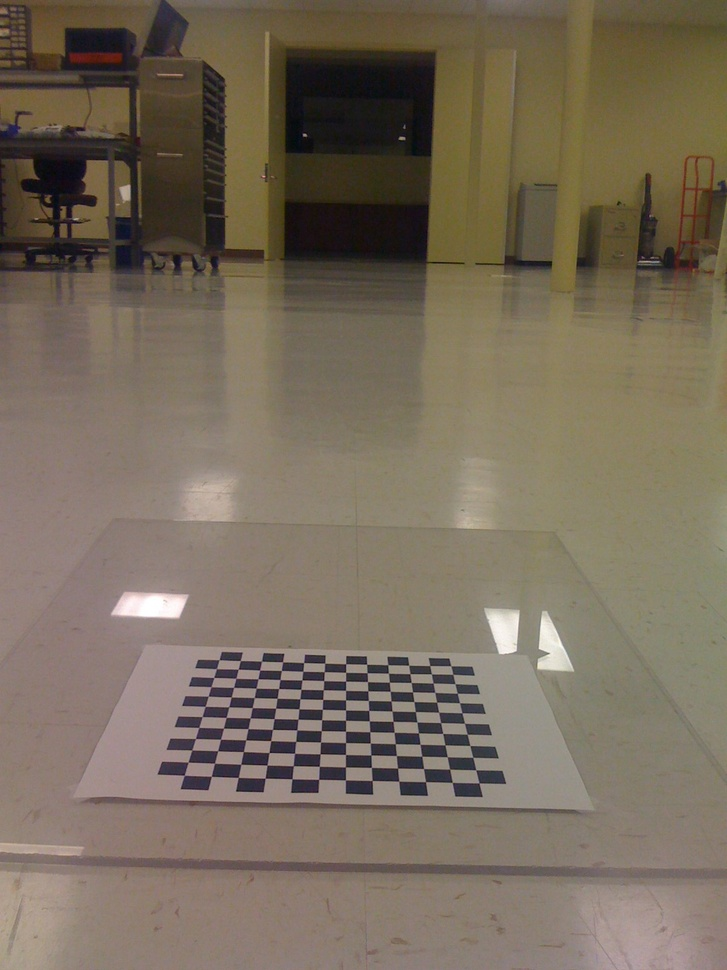
//> input picture Learning.OpenCV/birdseye/IMG_0214.jpg, 727 x 970 px, shrunk from 1200 x 1600 before the run
$ ./guidedFilter ../../../../Learning.OpenCV/birdseye/IMG_0214.jpg ../../../../Learning.OpenCV/birdseye/IMG_0215.jpg   (built with g++ and OpenCV 4)
//> lines starting //> are read from the running program, lines starting //| are printed output that depends on the picture
#include<opencv2/core/core.hpp>
#include<opencv2/highgui/highgui.hpp>
#include<opencv2/imgproc/imgproc.hpp>
using namespace cv;
//导向滤波
Mat guidedFilter(Mat I, Mat p, int r, float eps)
{
	//输入图像的宽高
	int rows = I.rows;
	int cols = I.cols;
	//均值平滑
	Mat mean_I, mean_p;
	boxFilter(I, mean_I,CV_64FC1 ,Size(2 * r + 1, 2 * r + 1), Point(-1, -1));
	boxFilter(p, mean_p, CV_64FC1,Size(2 * r + 1, 2 * r + 1), Point(-1, -1));
	// I.*p 的均值平滑
	Mat Ip = I.mul(p);
	Mat mean_Ip;
	boxFilter(Ip, mean_Ip, CV_64FC1,Size(2 * r + 1, 2 * r + 1), Point(-1, -1));
	//协方差
	Mat cov_Ip = mean_Ip - mean_I.mul(mean_p);
	// I.*I 的均值平滑
	Mat mean_II;
	boxFilter(I.mul(I), mean_II, CV_64FC1, Size(2 * r + 1, 2 * r + 1), Point(-1, -1));
	// 方差
	Mat var_I = mean_II - mean_I.mul(mean_I);
	Mat a = cov_Ip / (var_I + eps);
	Mat b = mean_p - a.mul(mean_I);
	// 对 a 和 b 进行均值平滑
	Mat mean_a, mean_b;
	boxFilter(a, mean_a, CV_64FC1, Size(2 * r + 1, 2 * r + 1), Point(-1, -1));
	boxFilter(b, mean_b, CV_64FC1, Size(2 * r + 1, 2 * r + 1), Point(-1, -1));
	Mat q = mean_a.mul(I) + mean_b;
	return q;
}
int main(int argc, char*argv[])
{
	//输入图像
	Mat I = imread(argv[1], CV_LOAD_IMAGE_GRAYSCALE);
//> I: 970 rows x 727 cols, CV_8UC1; min 2, max 255, mean 109.9
	Mat p = imread(argv[2], CV_LOAD_IMAGE_GRAYSCALE);
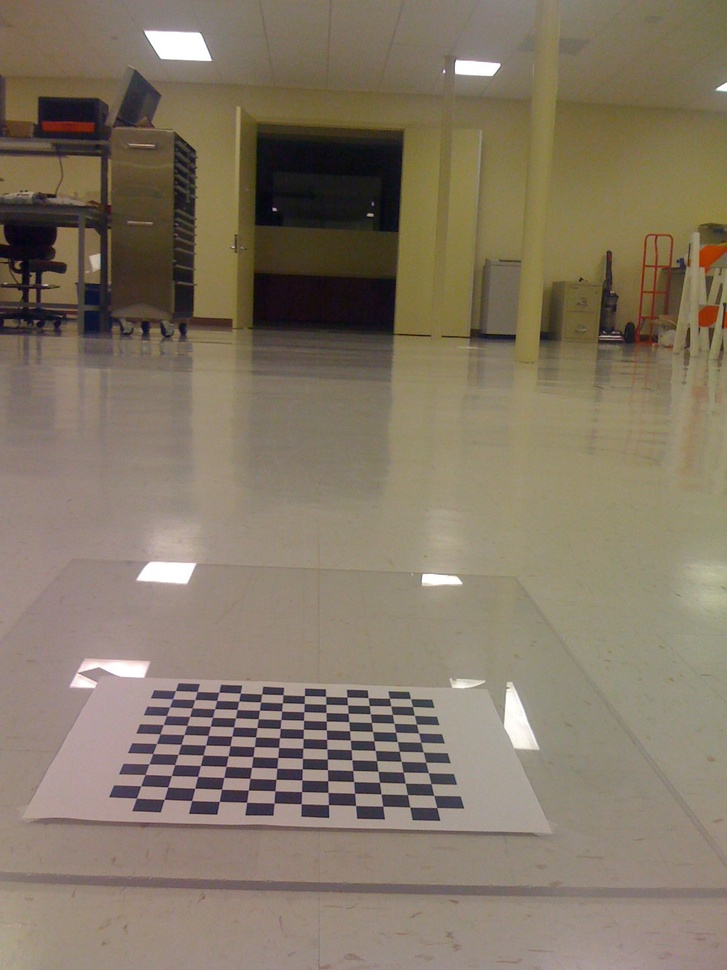
//> input picture Learning.OpenCV/birdseye/IMG_0215.jpg, 727 x 970 px, shrunk from 1200 x 1600 before the run
//> p: 970 rows x 727 cols, CV_8UC1; min 2, max 255, mean 120.6
	if (!I.data ||!p.data)
		return - 1;
	//显示原图
	imshow("I", I);
	imwrite("I.jpg", I);
	//图像归一化
	Mat fI,fp;
	I.convertTo(fI, CV_64FC1, 1.0 / 255);
	p.convertTo(fp, CV_64FC1, 1.0 / 255);
	//导向滤波
	//图像平滑
	Mat q = guidedFilter(fI, fp, 17, 0.1);
//> in guidedFilter, `boxFilter(p, mean_p, CV_64FC1,Size(2 * r + 1, 2 * r + 1), Point(-1, -1..`:
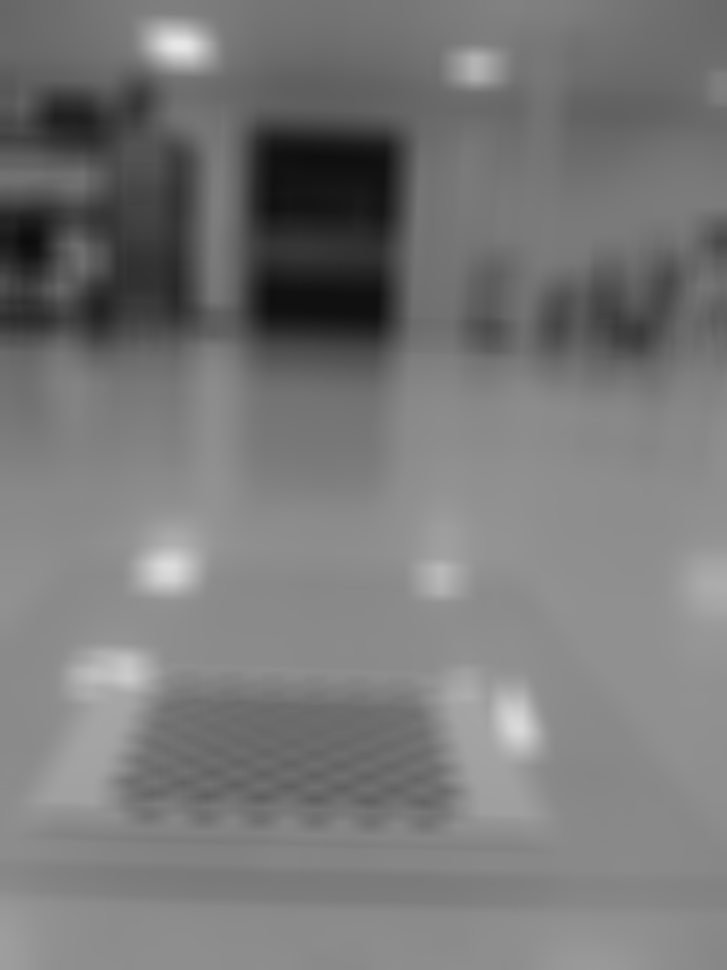
//> mean_p: 970 rows x 727 cols, CV_64FC1; min 0.0499, max 0.907, mean 0.473
//> in guidedFilter, `boxFilter(I.mul(I), mean_II, CV_64FC1, Size(2 * r + 1, 2 * r + 1), Poi..`:
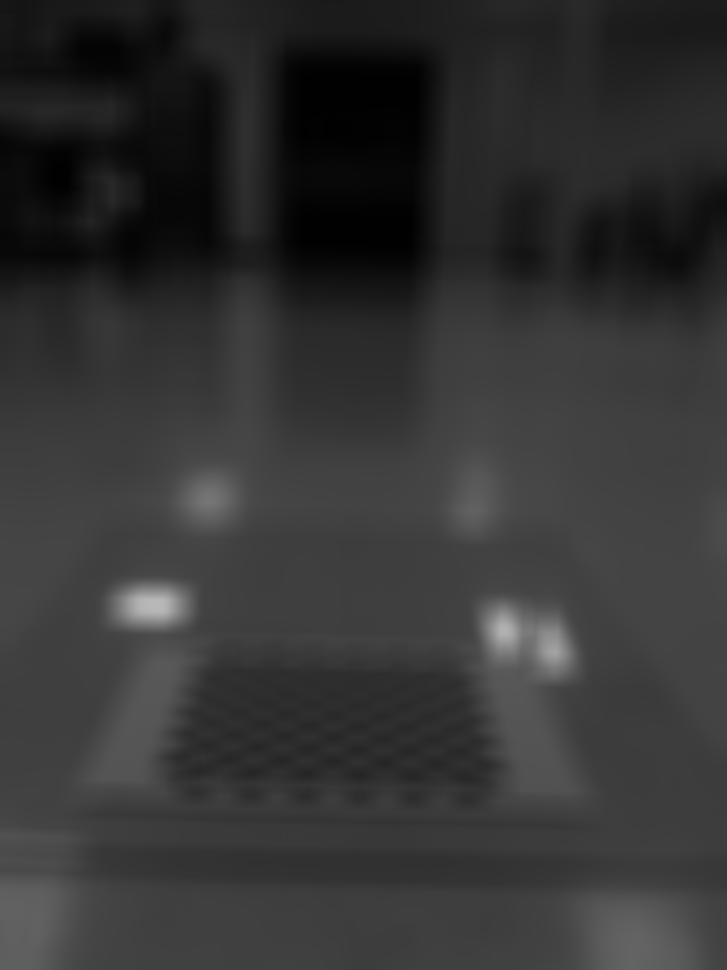
//> mean_II: 970 rows x 727 cols, CV_64FC1; min 0.00345, max 0.726, mean 0.204
//> in guidedFilter, `Mat var_I = mean_II - mean_I.mul(mean_I);`:
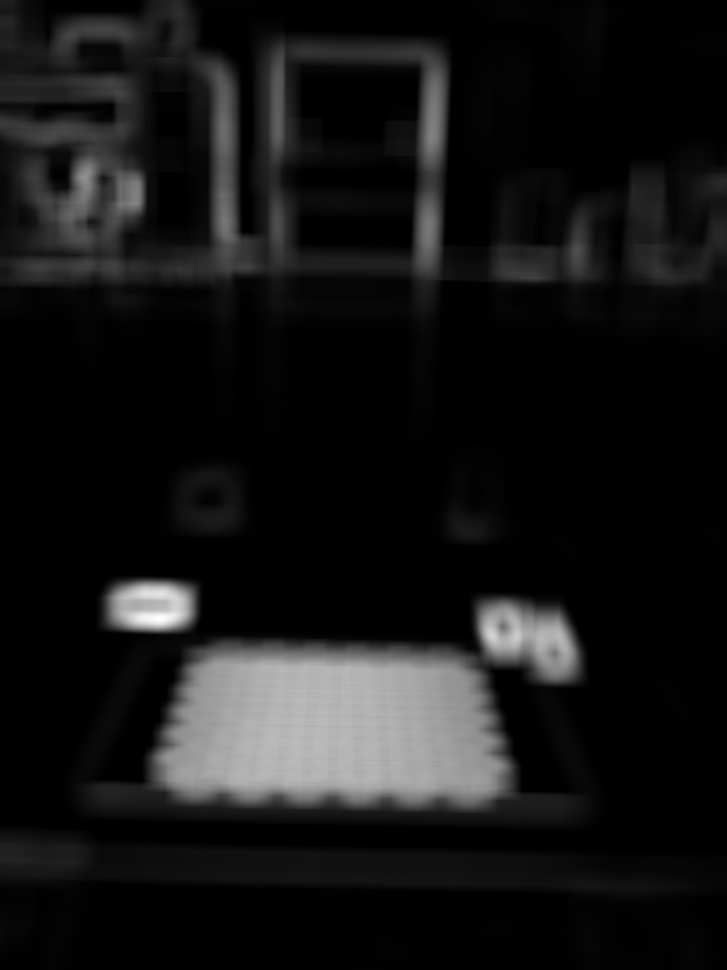
//> var_I: 970 rows x 727 cols, CV_64FC1; min 1.95e-05, max 0.0474, mean 0.0041; drawn with min black and max white
//> in guidedFilter, `boxFilter(a, mean_a, CV_64FC1, Size(2 * r + 1, 2 * r + 1), Point(-1, -..`:
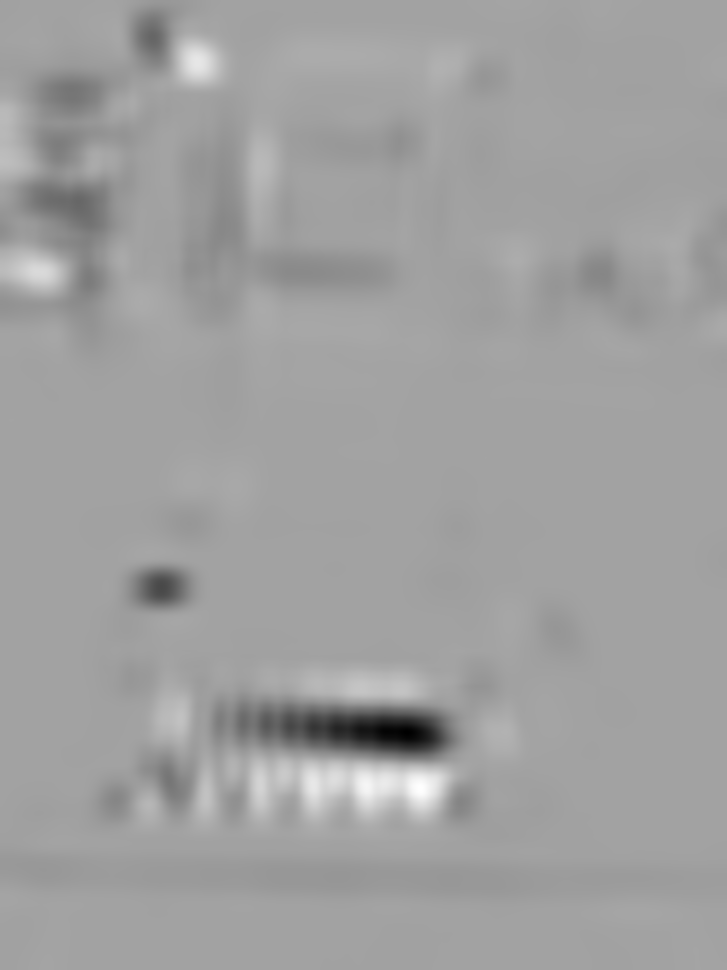
//> mean_a: 970 rows x 727 cols, CV_64FC1; min -0.13, max 0.0743, mean -0.00162; drawn with min black and max white
	imshow("q", q);
	Mat resultq;
	q.convertTo(resultq, CV_8UC1, 255, 0);
	imwrite("q71.jpg", resultq);
	//细节增强
	Mat I_enhanced = (fI - q)* 5 + q;
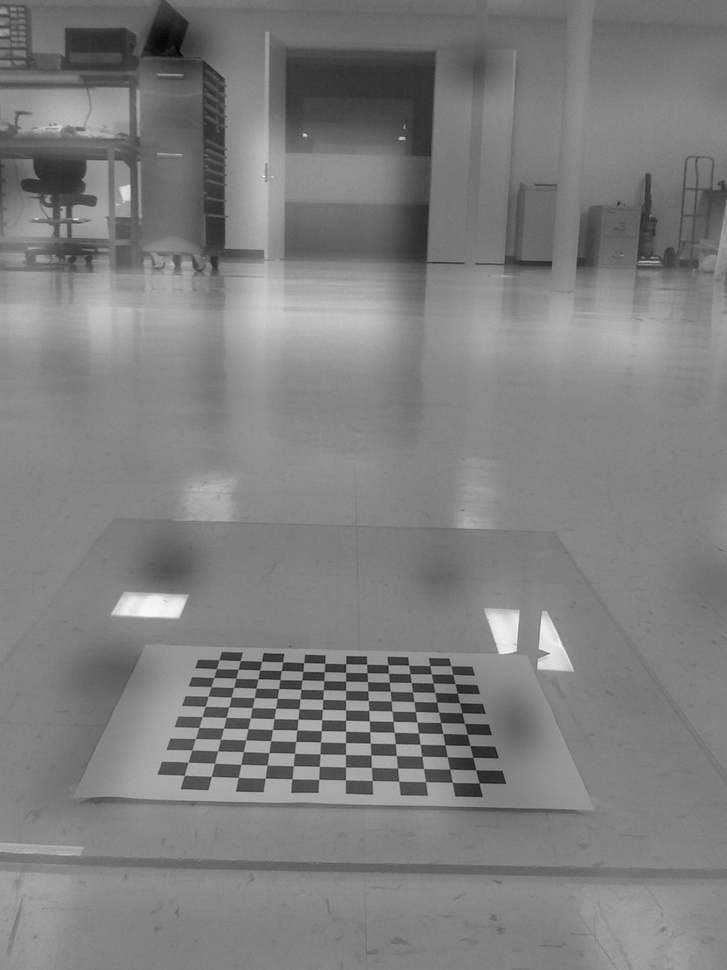
//> I_enhanced: 970 rows x 727 cols, CV_64FC1; min -2.36, max 2.91, mean 0.263; drawn with min black and max white
	normalize(I_enhanced, I_enhanced, 1, 0, NORM_MINMAX, CV_32FC1);
//> I_enhanced: 970 rows x 727 cols, CV_32FC1
	imshow("I_enhanced", I_enhanced);
	Mat resultEnhanced;
	I_enhanced.convertTo(resultEnhanced, CV_8UC1, 255, 0);
	imwrite("en.jpg", resultEnhanced);
	waitKey(0);
	return 0;
}
